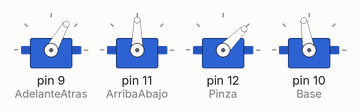
Bench run of a sketch on a simulated Arduino Uno, built with avr-gcc and run on an emulated ATmega328P. On the bench: 4 × servo.

Above: at 0.1 s.
At 1.1 s:
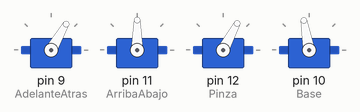
At 6.1 s:
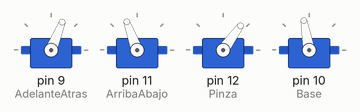
At 12.1 s:
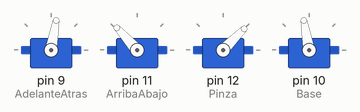
At 24.1 s:
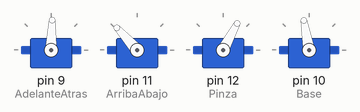
At 39.1 s:
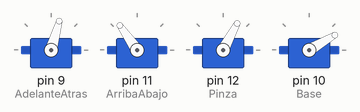
Timing chart, 0 to 40.0 s (numbered marks = the images above):
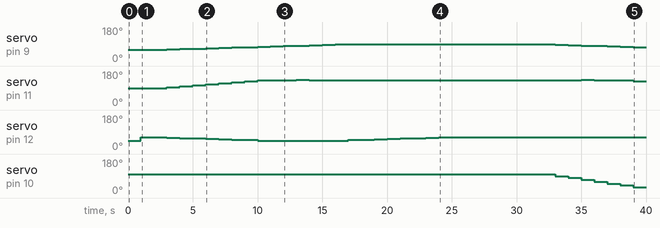

Measured:
- by itself, servo on pin 9 (AdelanteAtras): rises from 60° to 88° in 13.0 s, then falls to 74° in 23.0 s
- by itself, servo on pin 12 (Pinza): 45° → 62° at 1.0 s, → 60° 2.0 s later, → 58° 1.0 s later, → 56° 1.0 s later, … (17 changes in this stretch)
- by itself, servo on pin 10 (Base): moves from 100° to 30° over 6.0 s

The sketch:

Matriz.ino
```cpp
#include <Servo.h>
Servo Base,AdelanteAtras,ArribaAbajo,Pinza;

float Matriz[4][86]
{

/* BASE */
/*100= 32 veces, 90><30=7,20=25 veces ..... 86 movimientos en total */
{100,100,100,100,100,100,100,100,100,100,100,100,100,100,100,100,100,100,100,100,100,100,100,100,100,100,100,100,100,100,100,100,90,80,70,60,50,40,30,20,20,20,20,20,20,20,20,20,20,20,20,20,20,20,20,20,20,20,20,20,20,20,20,20,20,30,40,50,60,70,80,90,100,100,100,100,100,100,100,100,!100,100,100,100,100,100},  /*BASE*/
/* AdelanteAtras*/
/* 60= 2 veces, 62><86=13  veces,  88= 17 veces,   86><62 =13 veces , 60= 4 veces, 62><86= 13 veces, 88= 8 veces, 60= 3 veces  */
{60,60,62,64,66,68,70,72,74,76,78,80,82,84,86,88,88,88,88,88,88,88,88,88,88,88,88,88,88,88,88,88,86,84,82,80,78,76,74,72,70,68,66,64,62,60,60,60,60,62,64,66,68,70,72,74,76,78,80,82,84,86,88,88,88,88,88,88,88,88,86,84,82,80,78,76,74,72,70,68,66,64,62,60,60,60},  //AdelanteAtras,
/* ArribaABAJO */
/**/
{90,90,95,100,105,110,115,120,125,130,131,132,133,132,132,132,132,132,132,132,132,132,132,132,132,132,132,132,132,132,132,132,132,132,133,132,131,130,125,120,115,110,105,100,95,90,90,90,90,90,90,90,90,95,100,105,110,115,120,125,130,131,132,133,132,132,132,132,132,132,132,132,132,133,132,131,130,125,120,115,110,105,100,95,90,90},  //ArribaABAJO
/* PINZA */
{62,62,60,58,56,54,52,50,48,45,45,45,45,45,45,45,48,50,52,54,56,58,60,62,62,62,62,62,62,62,62,62,62,62,62,62,62,62,62,62,62,62,62,62,62,62,62,62,62,62,62,62,62,62,62,45,45,45,45,45,45,45,45,62,62,62,62,62,62,62,62,62,62,62,62,62,62,62,62,62,62,62,62,62,62,62},//Pinza

};
int i;
void setup()
{
  Serial.begin(9600);
  AdelanteAtras.attach(9);
  ArribaAbajo.attach(11);
  Pinza.attach(12);
  Base.attach(10);
  AdelanteAtras.write(60);//distancia del objeto 88 , grado inicial 60
  ArribaAbajo.write(90);//altura del objeto 134
  Pinza.write(45);// abierto 45, cerrado 62
  Base.write(100); // izquierdo 75   , alfrente 100,  derecho  25
 delay(1000);
}

void loop()
{

      for(i=0;i<86;i++)

      {
        Base.write(Matriz[0][i]);
        AdelanteAtras.write(Matriz[1][i]);
        ArribaAbajo.write(Matriz[2][i]);
        Pinza.write(Matriz[3][i]);
        delay(1000);
      }
         Base.write(20);
         AdelanteAtras.write(60);
         ArribaAbajo.write(90);
         Pinza.write(62);
         delay(100);


}
```
